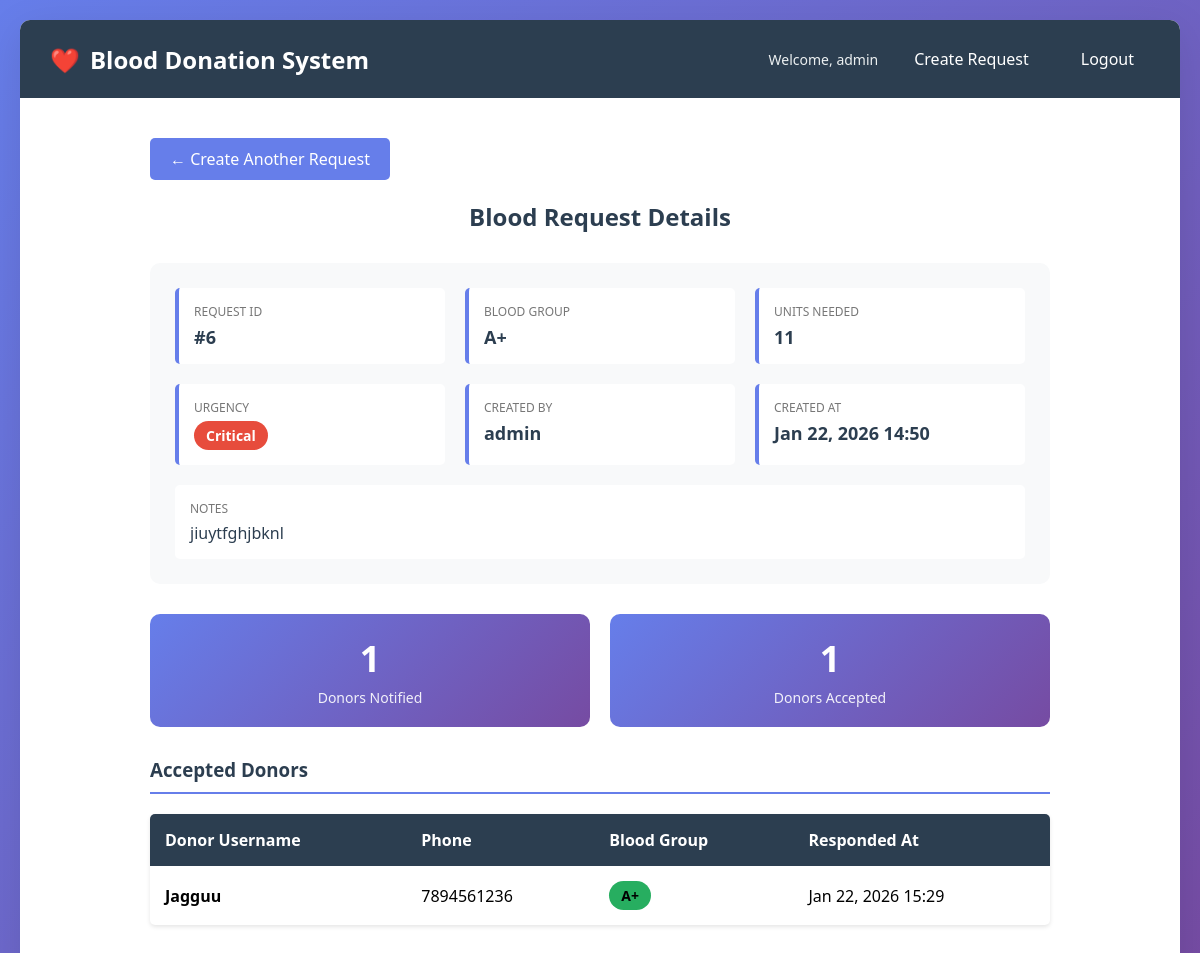
Page /request/6/ (signed in) on the committed database.
### careapp/models.py (models this page shows, shortened)
class BloodRequest(models.Model):
    BLOOD_GROUP_CHOICES = DonorProfile.BLOOD_GROUP_CHOICES
    URGENCY_CHOICES = [
        ('critical', 'Critical'),
        ('high', 'High'),
        ('medium', 'Medium'),
    ]
    blood_group = models.CharField(max_length=3, choices=BLOOD_GROUP_CHOICES)
    units_needed = models.PositiveIntegerField(default=1)
    urgency = models.CharField(max_length=10, choices=URGENCY_CHOICES)
    note = models.TextField(blank=True)
    created_by = models.ForeignKey(User, on_delete=models.SET_NULL, null=True, blank=True)
    is_active = models.BooleanField(default=True)
    created_at = models.DateTimeField(auto_now_add=True)
    class Meta:
        ordering = ['-created_at']

class DonorResponse(models.Model):
    RESPONSE_CHOICES = [
        ('accepted', 'Accepted'),
        ('rejected', 'Rejected'),
    ]
    blood_request = models.ForeignKey(BloodRequest, on_delete=models.CASCADE, related_name='responses')
    donor = models.ForeignKey(User, on_delete=models.CASCADE, related_name='donor_responses')
    response = models.CharField(max_length=10, choices=RESPONSE_CHOICES)
    responded_at = models.DateTimeField(auto_now_add=True)
    class Meta:
        unique_together = ('blood_request', 'donor')
        ordering = ['-responded_at']

class DonorProfile(models.Model):
    BLOOD_GROUP_CHOICES = [
        ('A+', 'A+'),
        ('A-', 'A-'),
        ('B+', 'B+'),
        ('B-', 'B-'),
        ('O+', 'O+'),
        ('O-', 'O-'),
        ('AB+', 'AB+'),
        ('AB-', 'AB-'),
    ]
    user = models.OneToOneField(User, on_delete=models.CASCADE, related_name='donor_profile')
    phone = models.CharField(max_length=15)
    blood_group = models.CharField(max_length=3, choices=BLOOD_GROUP_CHOICES)
    is_available = models.BooleanField(default=True)
    created_at = models.DateTimeField(auto_now_add=True)
    class Meta:
        ordering = ['-created_at']

### careapp/views.py (the view)
# urls.py: path('request/<int:request_id>/', views.admin_request_detail, name='admin_request_detail'),
@login_required
@user_passes_test(is_staff_user)
def admin_request_detail(request, request_id):
    blood_request = get_object_or_404(BloodRequest, id=request_id)
    notified_count = Notification.objects.filter(blood_request=blood_request).count()
    accepted_responses = DonorResponse.objects.filter(
        blood_request=blood_request,
        response='accepted'
    ).select_related('donor', 'donor__donor_profile')
    context = {
        'blood_request': blood_request,
        'notified_count': notified_count,
        'accepted_responses': accepted_responses,
    }
    return render(request, 'demo_admin_request_detail.html', context)

### careapp/views.py (called while the page is built)
def is_staff_user(user):
    return user.is_staff

### templates/demo_admin_request_detail.html (shortened to what this page needs)
{% extends 'base.html' %}
{% block content %}
<div class="detail-container">
    <a href="{% url 'admin_create_request' %}" class="back-link btn">← Create Another Request</a>
    <h2>Blood Request Details</h2>
    <div class="request-info">
        <div class="info-grid">
            <div class="info-item">
                <label>Request ID</label>
                <div class="value">#{{ blood_request.id }}</div>
            </div>
            <div class="info-item">
                <label>Blood Group</label>
                <div class="value">{{ blood_request.blood_group }}</div>
            </div>
            <div class="info-item">
                <label>Units Needed</label>
                <div class="value">{{ blood_request.units_needed }}</div>
            </div>
            <div class="info-item">
                <label>Urgency</label>
                <div class="value">
                    <span class="badge badge-{{ blood_request.urgency }}">
                        {{ blood_request.get_urgency_display }}
                    </span>
                </div>
            </div>
            <div class="info-item">
                <label>Created By</label>
                <div class="value">{{ blood_request.created_by.username }}</div>
            </div>
            <div class="info-item">
                <label>Created At</label>
                <div class="value">{{ blood_request.created_at|date:"M d, Y H:i" }}</div>
            </div>
        </div>
        {% if blood_request.note %}
        <div style="margin-top: 20px; padding: 15px; background: white; border-radius: 5px;">
            <label style="display: block; font-size: 12px; color: #777; text-transform: uppercase; margin-bottom: 5px;">Notes</label>
            <div style="color: #2c3e50;">{{ blood_request.note }}</div>
        </div>
        {% endif %}
    </div>
    <div class="section">
        <div class="stats">
            <div class="stat-card">
                <div class="number">{{ notified_count }}</div>
                <div class="label">Donors Notified</div>
            </div>
            <div class="stat-card">
                <div class="number">{{ accepted_responses|length }}</div>
                <div class="label">Donors Accepted</div>
            </div>
        </div>
    </div>
    <div class="section">
        <h3>Accepted Donors</h3>
        {% if accepted_responses %}
            <table class="donors-table">
                <thead>
                    <tr>
                        <th>Donor Username</th>
                        <th>Phone</th>
                        <th>Blood Group</th>
                        <th>Responded At</th>
                    </tr>
                </thead>
                <tbody>
                    {% for response in accepted_responses %}
                        <tr>
                            <td><strong>{{ response.donor.username }}</strong></td>
                            <td>{{ response.donor.donor_profile.phone }}</td>
                            <td><span class="badge" style="background: #27ae60;">{{ response.donor.donor_profile.blood_group }}</span></td>
                            <td>{{ response.responded_at|date:"M d, Y H:i" }}</td>
                        </tr>
                    {% endfor %}
                </tbody>
            </table>
        {% else %}
            <div class="no-data">
                No donors have accepted this request yet.
            </div>
        {% endif %}
    </div>
</div>
{% endblock %}

### templates/base.html (shortened to what this page needs)
<!DOCTYPE html>
<html lang="en">
<head>
</head>
<body>
    <div class="container">
        <nav class="navbar">
            <h1>Blood Donation System</h1>
            <div class="navbar-links">
                {% if user.is_authenticated %}
                    <span class="user-info">Welcome, {{ user.username }}</span>
                    {% if user.is_staff %}
                        <a href="{% url 'admin_create_request' %}">Create Request</a>
                    {% else %}
                        <a href="{% url 'donor_notifications' %}">My Notifications</a>
                    {% endif %}
                    <form method="post" action="{% url 'logout' %}" style="display: inline; margin: 0;">
                        <button type="submit">Logout</button>
                    </form>
                {% else %}
                    <a href="{% url 'login' %}">Login</a>
                {% endif %}
            </div>
        </nav>
        <div class="content">
            {% block content %}{% endblock %}
        </div>
    </div>
</body>
</html>

### templates/base.html (style rules this page uses)
* { margin: 0; padding: 0; box-sizing: border-box; }
body { font-family: 'Segoe UI', Tahoma, Geneva, Verdana, sans-serif; background: linear-gradient(135deg, #667eea 0%, #764ba2 100%); min-height: 100vh; padding: 20px; }
.container { max-width: 1200px; margin: 0 auto; background: white; border-radius: 10px; box-shadow: 0 10px 40px rgba(0,0,0,0.1); overflow: hidden; }
.navbar { background: #2c3e50; color: white; padding: 20px 30px; display: flex; justify-content: space-between; align-items: center; }
.navbar h1 { font-size: 24px; display: flex; align-items: center; }
.navbar h1::before { content: "❤️"; margin-right: 10px; }
.navbar-links { display: flex; gap: 20px; align-items: center; }
.navbar-links a { color: white; text-decoration: none; padding: 8px 16px; border-radius: 5px; transition: background 0.3s; }
.navbar-links button { color: white; background: transparent; border: none; padding: 8px 16px; border-radius: 5px; cursor: pointer; font-size: 16px; transition: background 0.3s; font-family: inherit; }
.user-info { color: #ecf0f1; font-size: 14px; }
.content { padding: 40px; }
.btn { display: inline-block; padding: 10px 20px; background: #667eea; color: white; text-decoration: none; border-radius: 5px; border: none; cursor: pointer; font-size: 16px; transition: background 0.3s; }

### templates/demo_admin_request_detail.html (style rules this page uses)
.detail-container { max-width: 900px; margin: 0 auto; }
.detail-container h2 { color: #2c3e50; margin-bottom: 30px; text-align: center; }
.request-info { background: #f8f9fa; padding: 25px; border-radius: 10px; margin-bottom: 30px; }
.info-grid { display: grid; grid-template-columns: repeat(auto-fit, minmax(200px, 1fr)); gap: 20px; }
.info-item { padding: 15px; background: white; border-radius: 5px; border-left: 4px solid #667eea; }
.info-item label { display: block; font-size: 12px; color: #777; text-transform: uppercase; margin-bottom: 5px; }
.info-item .value { font-size: 18px; font-weight: 600; color: #2c3e50; }
.badge { display: inline-block; padding: 5px 12px; border-radius: 20px; font-size: 14px; font-weight: bold; }
.badge-critical { background: #e74c3c; color: white; }
.section { margin-bottom: 30px; }
.section h3 { color: #2c3e50; margin-bottom: 20px; padding-bottom: 10px; border-bottom: 2px solid #667eea; }
.stats { display: flex; gap: 20px; margin-bottom: 20px; }
.stat-card { flex: 1; background: linear-gradient(135deg, #667eea 0%, #764ba2 100%); color: white; padding: 20px; border-radius: 10px; text-align: center; }
.stat-card .number { font-size: 36px; font-weight: bold; margin-bottom: 5px; }
.stat-card .label { font-size: 14px; opacity: 0.9; }
.donors-table { width: 100%; border-collapse: collapse; background: white; border-radius: 5px; overflow: hidden; box-shadow: 0 2px 4px rgba(0,0,0,0.1); }
.donors-table thead { background: #2c3e50; color: white; }
.donors-table th, .donors-table td { padding: 15px; text-align: left; }
.back-link { margin-bottom: 20px; display: inline-block; }

### rows in the picture
BloodRequest: id "6", blood_group "A+", units_needed "11", urgency "Critical", created_by.username "admin", created_at "Jan 22, 2026 14:50", note "jiuytfghjbknl"
DonorResponse: donor.username "Jagguu", donor.donor_profile.phone "7894561236", donor.donor_profile.blood_group "A+", responded_at "Jan 22, 2026 15:29"

### other values in the picture
{{ user.username }} "admin"
{{ notified_count }} "1"
{{ accepted_responses|length }} "1"
